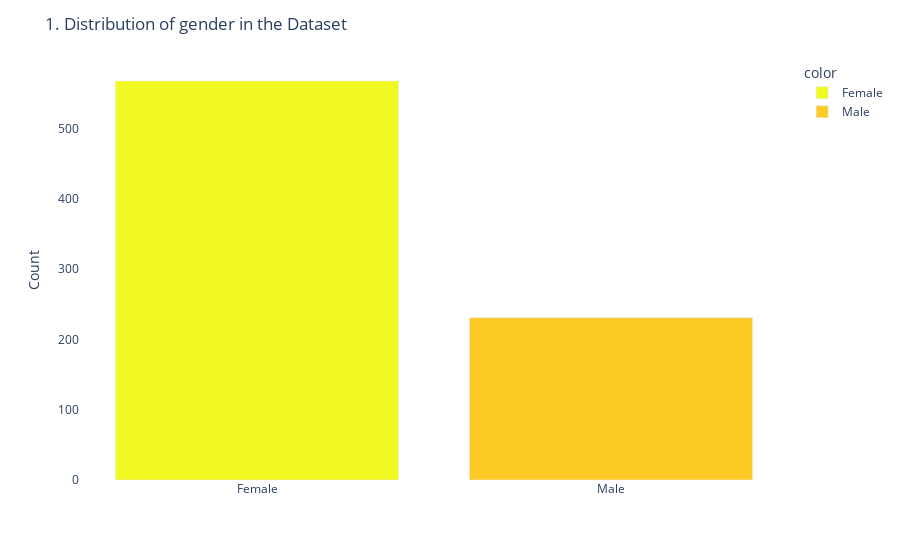
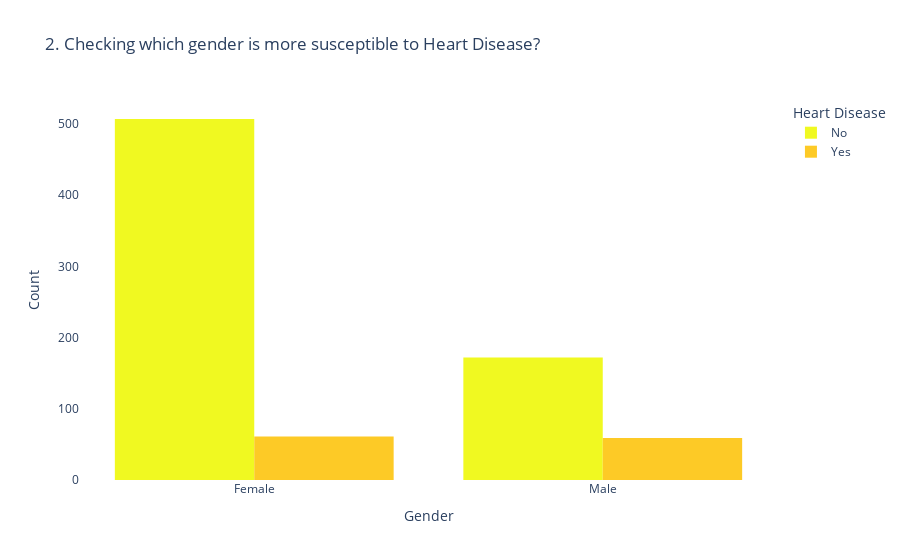
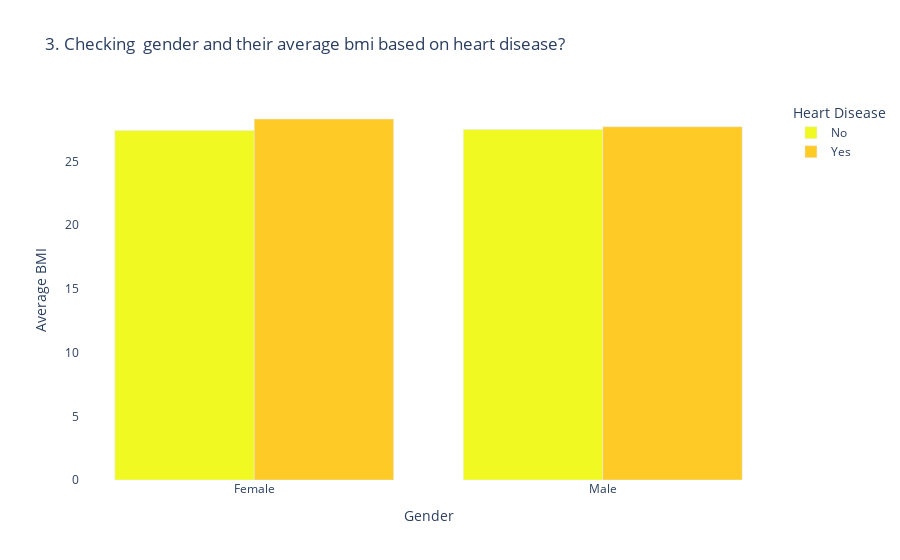

The cell these charts' notebook holds for them, in order:
### Markdown cell above
#### 2. Demographic Analysis

### Code cell
sex_counts = heart['sex'].value_counts()
age_category_counts = heart['age_category'].value_counts()

fig1 = px.bar(x=sex_counts.index, y=sex_counts.values, color=sex_counts.index, color_discrete_sequence = colors, labels={'x': 'Sex', 'y': 'Count'})
fig1.update_layout(title="1. Distribution of gender in the Dataset", xaxis_title="", yaxis_title="Count", plot_bgcolor='white')
fig1.show()
print('\n', "="*80, '\n')

fig2 = px.histogram(heart, x="sex", color='heart_disease', barmode='group', color_discrete_sequence= colors, title="2. Checking which gender is more susceptible to Heart Disease?")
fig2.update_layout(xaxis_title="Gender", yaxis_title="Count", legend_title="Heart Disease", xaxis_showgrid=False, yaxis_showgrid=False, plot_bgcolor='white')
fig2.show()
print('\n', "="*80, '\n')

grouped_data = heart.groupby(['sex', 'heart_disease'], as_index=False)['bmi'].median()
fig = px.bar(grouped_data, x='sex', y='bmi', color='heart_disease', color_discrete_sequence = colors, barmode = 'group', title="3. Checking  gender and their average bmi based on heart disease?")
fig.update_layout(xaxis_title="Gender", yaxis_title="Average BMI", legend_title="Heart Disease", xaxis_showgrid=False, yaxis_showgrid=False, plot_bgcolor='white')
fig.show()

### Figure 1 — Plotly figure (JSON) as saved in the notebook; plotly's stock layout.template omitted (floating-point values rounded to 4 significant figures)
{"data": [{"alignmentgroup": "True", "hovertemplate": "color=Female<br>Sex=%{x}<br>Count=%{y}<extra></extra>", "legendgroup": "Female", "marker": {"color": "#f0f921", "pattern": {"shape": ""}}, "name": "Female", "offsetgroup": "Female", "orientation": "v", "showlegend": true, "textposition": "auto", "type": "bar", "x": ["Female"], "xaxis": "x", "y": [568], "yaxis": "y"}, {"alignmentgroup": "True", "hovertemplate": "color=Male<br>Sex=%{x}<br>Count=%{y}<extra></extra>", "legendgroup": "Male", "marker": {"color": "#fdca26", "pattern": {"shape": ""}}, "name": "Male", "offsetgroup": "Male", "orientation": "v", "showlegend": true, "textposition": "auto", "type": "bar", "x": ["Male"], "xaxis": "x", "y": [231], "yaxis": "y"}], "layout": {"barmode": "relative", "legend": {"title": {"text": "color"}, "tracegroupgap": 0}, "margin": {"t": 60}, "plot_bgcolor": "white", "title": {"text": "1. Distribution of gender in the Dataset"}, "xaxis": {"anchor": "y", "domain": [0, 1], "title": {"text": ""}}, "yaxis": {"anchor": "x", "domain": [0, 1], "title": {"text": "Count"}}}}

### Figure 2 — Plotly figure (JSON) as saved in the notebook; plotly's stock layout.template omitted (floating-point values rounded to 4 significant figures; data arrays with more than 128 entries replaced by an {"elided": "..."} marker saying what was removed)
{"data": [{"alignmentgroup": "True", "bingroup": "x", "hovertemplate": "heart_disease=No<br>sex=%{x}<br>count=%{y}<extra></extra>", "legendgroup": "No", "marker": {"color": "#f0f921", "pattern": {"shape": ""}}, "name": "No", "offsetgroup": "No", "orientation": "v", "showlegend": true, "type": "histogram", "x": {"elided": "679 str values"}, "xaxis": "x", "yaxis": "y"}, {"alignmentgroup": "True", "bingroup": "x", "hovertemplate": "heart_disease=Yes<br>sex=%{x}<br>count=%{y}<extra></extra>", "legendgroup": "Yes", "marker": {"color": "#fdca26", "pattern": {"shape": ""}}, "name": "Yes", "offsetgroup": "Yes", "orientation": "v", "showlegend": true, "type": "histogram", "x": ["Female", "Male", "Male", "Female", "Male", "Female", "Male", "Male", "Male", "Female", "Female", "Male", "Female", "Female", "Female", "Female", "Male", "Female", "Male", "Male", "Female", "Female", "Male", "Male", "Male", "Female", "Female", "Female", "Male", "Female", "Male", "Male", "Male", "Male", "Female", "Female", "Male", "Female", "Female", "Female", "Male", "Male", "Male", "Female", "Male", "Male", "Male", "Male", "Male", "Male", "Male", "Male", "Male", "Male", "Female", "Female", "Male", "Female", "Female", "Female", "Female", "Female", "Female", "Female", "Female", "Female", "Male", "Male", "Male", "Male", "Male", "Female", "Female", "Male", "Female", "Female", "Male", "Female", "Male", "Female", "Female", "Female", "Female", "Male", "Female", "Male", "Male", "Female", "Male", "Male", "Female", "Female", "Male", "Female", "Female", "Male", "Male", "Male", "Female", "Male", "Male", "Male", "Female", "Male", "Male", "Female", "Female", "Male", "Male", "Female", "Male", "Female", "Female", "Female", "Female", "Female", "Female", "Female", "Male", "Female"], "xaxis": "x", "yaxis": "y"}], "layout": {"barmode": "group", "legend": {"title": {"text": "Heart Disease"}, "tracegroupgap": 0}, "plot_bgcolor": "white", "title": {"text": "2. Checking which gender is more susceptible to Heart Disease?"}, "xaxis": {"anchor": "y", "domain": [0, 1], "showgrid": false, "title": {"text": "Gender"}}, "yaxis": {"anchor": "x", "domain": [0, 1], "showgrid": false, "title": {"text": "Count"}}}}

### Figure 3 — Plotly figure (JSON) as saved in the notebook; plotly's stock layout.template omitted (floating-point values rounded to 4 significant figures)
{"data": [{"alignmentgroup": "True", "hovertemplate": "heart_disease=No<br>sex=%{x}<br>bmi=%{y}<extra></extra>", "legendgroup": "No", "marker": {"color": "#f0f921", "pattern": {"shape": ""}}, "name": "No", "offsetgroup": "No", "orientation": "v", "showlegend": true, "textposition": "auto", "type": "bar", "x": ["Female", "Male"], "xaxis": "x", "y": [27.44, 27.52], "yaxis": "y"}, {"alignmentgroup": "True", "hovertemplate": "heart_disease=Yes<br>sex=%{x}<br>bmi=%{y}<extra></extra>", "legendgroup": "Yes", "marker": {"color": "#fdca26", "pattern": {"shape": ""}}, "name": "Yes", "offsetgroup": "Yes", "orientation": "v", "showlegend": true, "textposition": "auto", "type": "bar", "x": ["Female", "Male"], "xaxis": "x", "y": [28.34, 27.73], "yaxis": "y"}], "layout": {"barmode": "group", "legend": {"title": {"text": "Heart Disease"}, "tracegroupgap": 0}, "plot_bgcolor": "white", "title": {"text": "3. Checking  gender and their average bmi based on heart disease?"}, "xaxis": {"anchor": "y", "domain": [0, 1], "showgrid": false, "title": {"text": "Gender"}}, "yaxis": {"anchor": "x", "domain": [0, 1], "showgrid": false, "title": {"text": "Average BMI"}}}}
